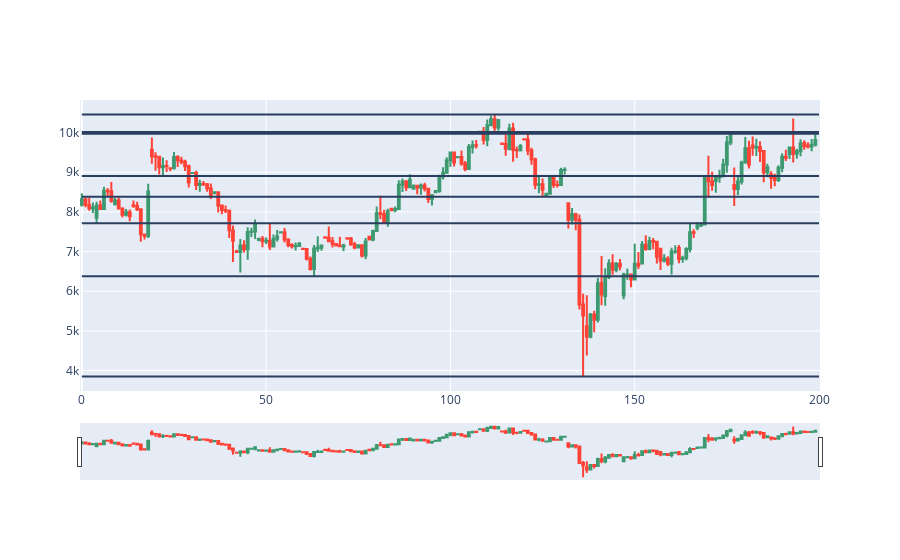

Write notebook code for a chart like this one.
### Code cell
s = 0
e = 200
dfpl = df[s:e]
import plotly.graph_objects as go
from datetime import datetime
import matplotlib.pyplot as plt

fig = go.Figure(data=[go.Candlestick(x=dfpl.index,
                open=dfpl['Open'],
                high=dfpl['High'],
                low=dfpl['Low'],
                close=dfpl['Close'])])

c=0
while (1):
    if(c>len(sr)-1 ):#or sr[c][0]>e
        break
    fig.add_shape(type='line', x0=s, y0=sr[c][1],
                  x1=e,
                  y1=sr[c][1]
                  )#x0=sr[c][0]-5 x1=sr[c][0]+5
    c+=1
fig.show()

### Figure 1 — Plotly figure (JSON) as saved in the notebook; plotly's stock layout.template omitted (floating-point values rounded to 4 significant figures; data arrays with more than 128 entries replaced by an {"elided": "..."} marker saying what was removed)
{"data": [{"close": {"elided": "200 int values"}, "high": {"elided": "200 int values"}, "low": {"elided": "200 int values"}, "open": {"elided": "200 int values"}, "type": "candlestick", "x": {"elided": "200 int values"}}], "layout": {"autosize": true, "shapes": [{"type": "line", "x0": 0, "x1": 200, "y0": 7714, "y1": 7714}, {"type": "line", "x0": 0, "x1": 200, "y0": 8903, "y1": 8903}, {"type": "line", "x0": 0, "x1": 200, "y0": 6379, "y1": 6379}, {"type": "line", "x0": 0, "x1": 200, "y0": 10454, "y1": 10454}, {"type": "line", "x0": 0, "x1": 200, "y0": 9968, "y1": 9968}, {"type": "line", "x0": 0, "x1": 200, "y0": 8381, "y1": 8381}, {"type": "line", "x0": 0, "x1": 200, "y0": 3851, "y1": 3851}, {"type": "line", "x0": 0, "x1": 200, "y0": 10016, "y1": 10016}], "xaxis": {"autorange": true, "range": [-0.5, 200.1], "rangeslider": {"autorange": true, "range": [-0.5, 200.1], "yaxis": {"_template": null, "rangemode": "match"}}, "type": "linear"}, "yaxis": {"autorange": true, "range": [3484.0, 10820.0]}}}
